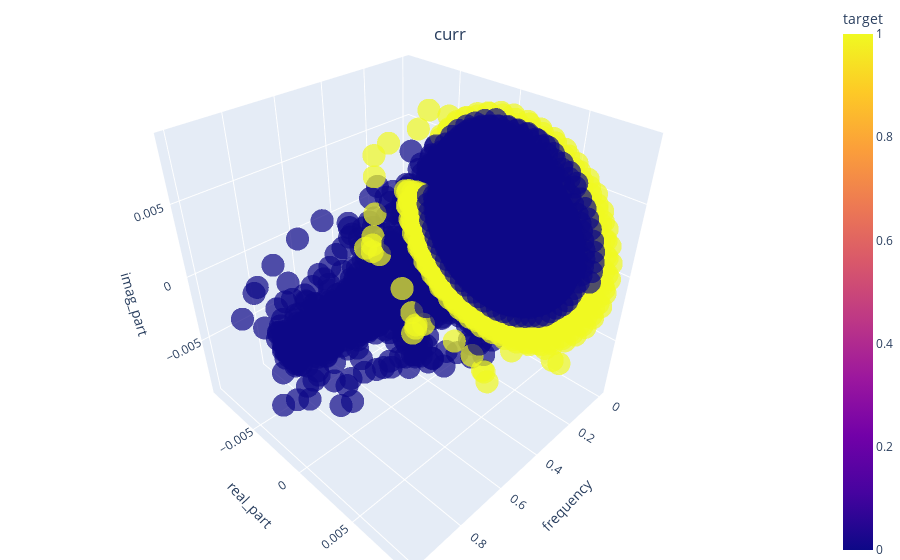

The notebook cell this image was saved under:
### Code cell
stock = 'curr'
plot_against = 'frequency'
hue_var = 'target'
feature_matrix = manip_stocks_dict[stock]['feature_matrix']

plot3d_dataset(feature_matrix, stock, plot_against, hue_var, target_var=feature_matrix[:, -1])

### Figure 1 — Plotly figure (JSON) as saved in the notebook; plotly's stock layout.template omitted (floating-point values rounded to 4 significant figures; data arrays with more than 128 entries replaced by an {"elided": "..."} marker saying what was removed)
{"data": [{"hovertemplate": "frequency=%{x}<br>real_part=%{y}<br>imag_part=%{z}<br>target=%{marker.color}<extra></extra>", "legendgroup": "", "marker": {"color": {"elided": "15264 int values"}, "coloraxis": "coloraxis", "opacity": 0.7, "symbol": "circle"}, "mode": "markers", "name": "", "scene": "scene", "showlegend": false, "type": "scatter3d", "x": {"elided": "15264 float values"}, "y": {"elided": "15264 float values"}, "z": {"elided": "15264 float values"}}], "layout": {"coloraxis": {"colorbar": {"title": {"text": "target"}}, "colorscale": [[0, "#0d0887"], [0.1111, "#46039f"], [0.2222, "#7201a8"], [0.3333, "#9c179e"], [0.4444, "#bd3786"], [0.5556, "#d8576b"], [0.6667, "#ed7953"], [0.7778, "#fb9f3a"], [0.8889, "#fdca26"], [1, "#f0f921"]]}, "legend": {"tracegroupgap": 0}, "margin": {"b": 0, "l": 0, "r": 0, "t": 0}, "scene": {"domain": {"x": [0, 1], "y": [0, 1]}, "xaxis": {"title": {"text": "frequency"}}, "yaxis": {"title": {"text": "real_part"}}, "zaxis": {"title": {"text": "imag_part"}}}, "title": {"text": "curr", "x": 0.5, "xanchor": "center", "y": 0.95, "yanchor": "top"}}}
